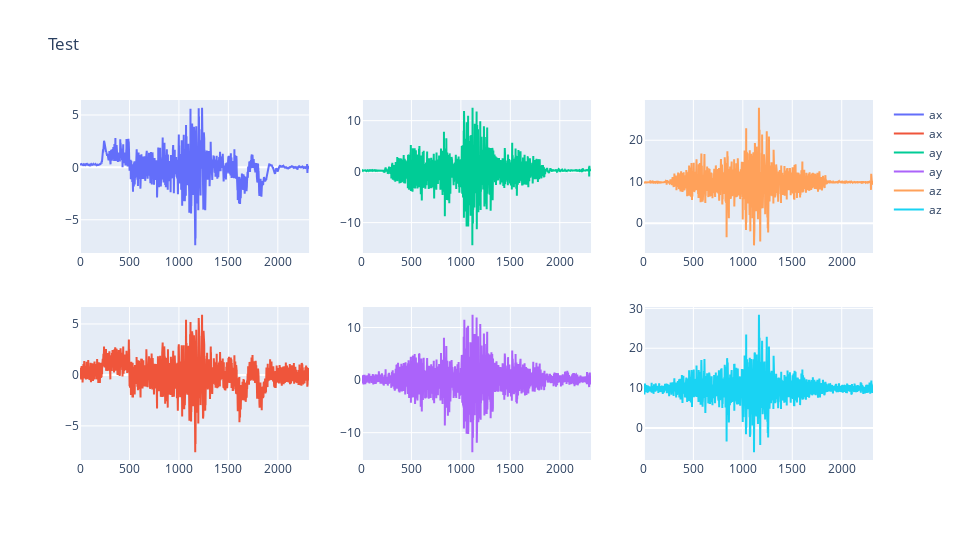

Write notebook code for a chart like this one.
### Markdown cell above
## Add Noise

### Code cell
noisy_data = data.copy()
noise = np.random.normal(loc=0, scale=0.5, size=noisy_data.shape)
noisy_data = noisy_data + noise

fig = comparaisonGraph(data[["ax", "ay", "az"]], noisy_data[["ax", "ay", "az"]])
fig.show()

### Figure 1 — Plotly figure (JSON) as saved in the notebook; plotly's stock layout.template omitted (floating-point values rounded to 4 significant figures; data arrays with more than 128 entries replaced by an {"elided": "..."} marker saying what was removed)
{"data": [{"name": "ax", "type": "scatter", "x": {"elided": "2317 int values"}, "xaxis": "x", "y": {"elided": "2317 float values"}, "yaxis": "y"}, {"name": "ax", "type": "scatter", "x": {"elided": "2317 int values"}, "xaxis": "x4", "y": {"elided": "2317 float values"}, "yaxis": "y4"}, {"name": "ay", "type": "scatter", "x": {"elided": "2317 int values"}, "xaxis": "x2", "y": {"elided": "2317 float values"}, "yaxis": "y2"}, {"name": "ay", "type": "scatter", "x": {"elided": "2317 int values"}, "xaxis": "x5", "y": {"elided": "2317 float values"}, "yaxis": "y5"}, {"name": "az", "type": "scatter", "x": {"elided": "2317 int values"}, "xaxis": "x3", "y": {"elided": "2317 float values"}, "yaxis": "y3"}, {"name": "az", "type": "scatter", "x": {"elided": "2317 int values"}, "xaxis": "x6", "y": {"elided": "2317 float values"}, "yaxis": "y6"}], "layout": {"height": 540, "title": {"text": "Test"}, "width": 960, "xaxis": {"anchor": "y", "domain": [0, 0.2889]}, "xaxis2": {"anchor": "y2", "domain": [0.3556, 0.6444]}, "xaxis3": {"anchor": "y3", "domain": [0.7111, 1]}, "xaxis4": {"anchor": "y4", "domain": [0, 0.2889]}, "xaxis5": {"anchor": "y5", "domain": [0.3556, 0.6444]}, "xaxis6": {"anchor": "y6", "domain": [0.7111, 1]}, "yaxis": {"anchor": "x", "domain": [0.575, 1]}, "yaxis2": {"anchor": "x2", "domain": [0.575, 1]}, "yaxis3": {"anchor": "x3", "domain": [0.575, 1]}, "yaxis4": {"anchor": "x4", "domain": [0, 0.425]}, "yaxis5": {"anchor": "x5", "domain": [0, 0.425]}, "yaxis6": {"anchor": "x6", "domain": [0, 0.425]}}}
